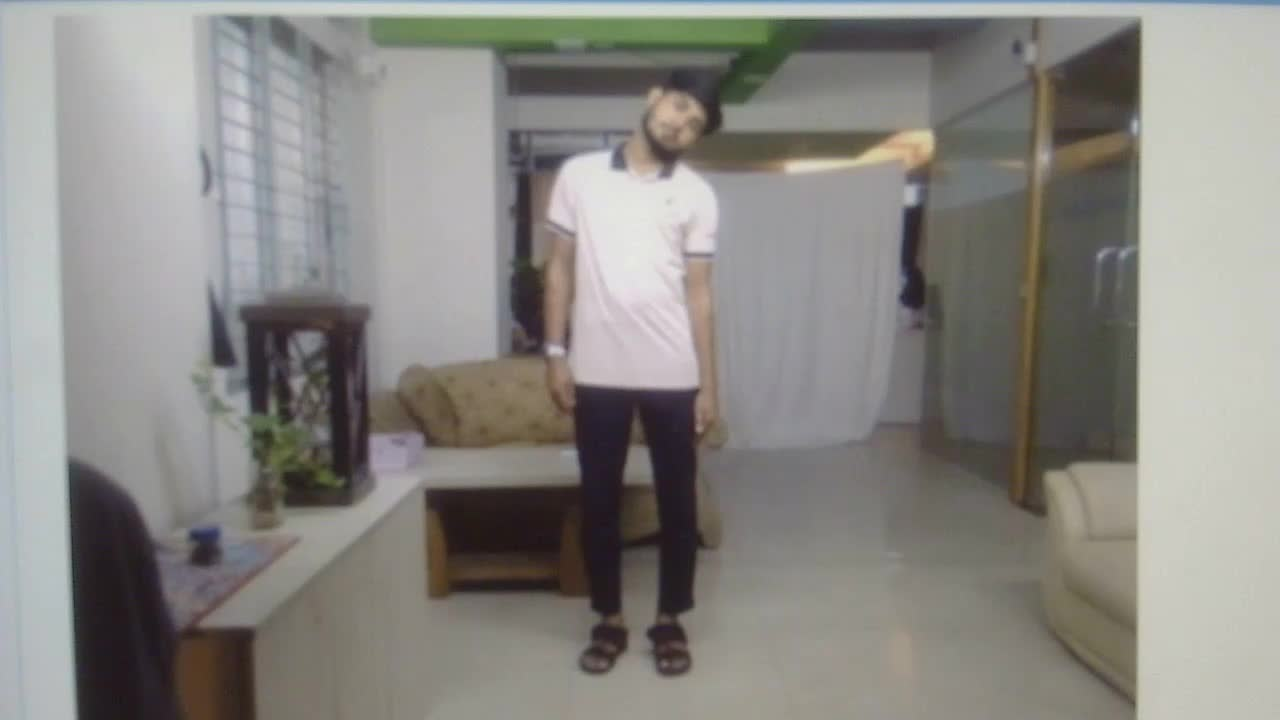
#> input picture sample_images/tilt_head_left.jpg, 1280 x 720 px, found by its file name
$ jupyter execute using_fft.ipynb   (older library calls are emulated)
#> lines starting #> are read from the running program, lines starting #| are printed output that depends on the picture; after the words box and inside, x2 and y2 are one past the last pixel; in counts of white or black regions, pixels touching at a corner belong together; long printed decimals are rounded
[cell 1]
import cv2
import numpy as np
import matplotlib.pyplot as plt
# Load the image
image = cv2.imread(r"F:\Blurryness detection\sample_images\tilt_head_left.jpg", cv2.IMREAD_GRAYSCALE)
#> image: shape (720, 1280); min 23, max 232, mean 135.8

# Perform FFT on the image
fft_image = np.fft.fft2(image)
fft_shifted = np.fft.fftshift(fft_image)
magnitude_spectrum = 20 * np.log(np.abs(fft_shifted))
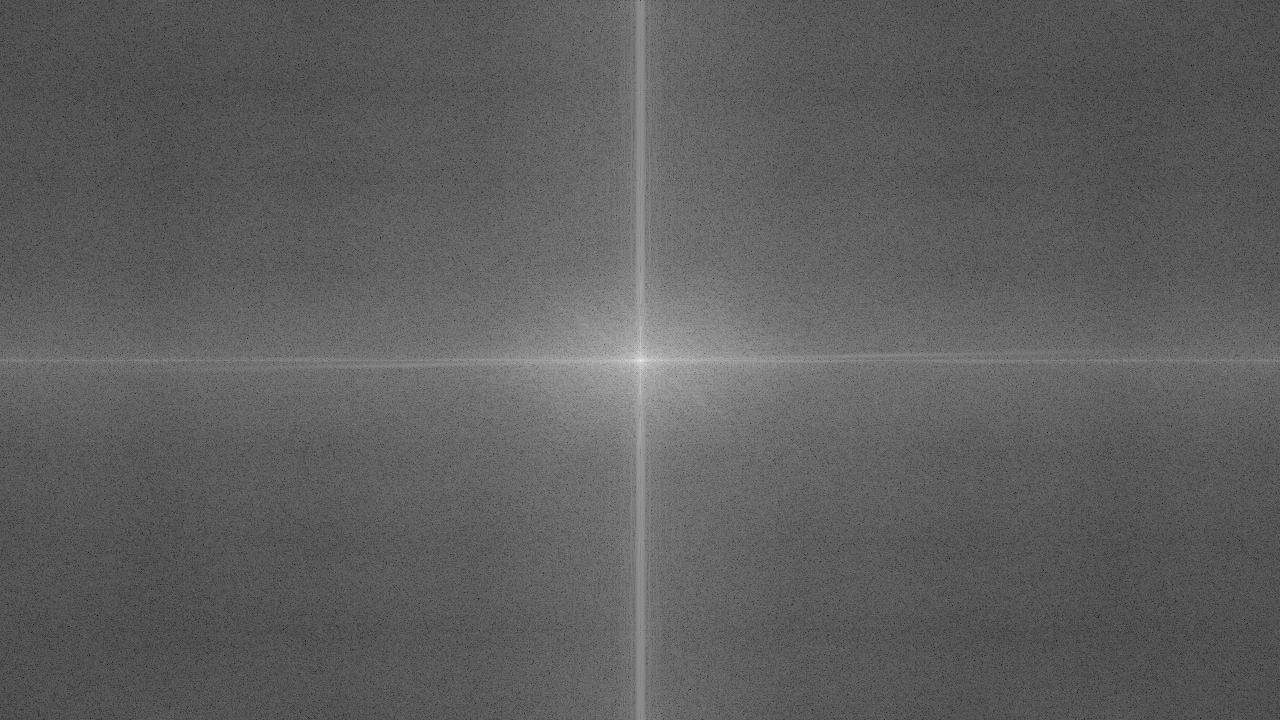
#> magnitude_spectrum: shape (720, 1280) float64; min -27.42, max 372.9, mean 122.2; drawn with min black and max white

# Calculate the blur metric from FFT
blur_metric = np.mean(magnitude_spectrum)
#> blur_metric = 122.2

# Plot original image and magnitude spectrum
plt.figure(figsize=(15, 10))

plt.subplot(1, 2, 1)
plt.imshow(image)
plt.title("Blur Image")
plt.axis("off")

plt.subplot(1, 2, 2)
plt.imshow(magnitude_spectrum)
plt.title("Magnitude Spectrum (FFT)")
plt.axis("off")

plt.show()
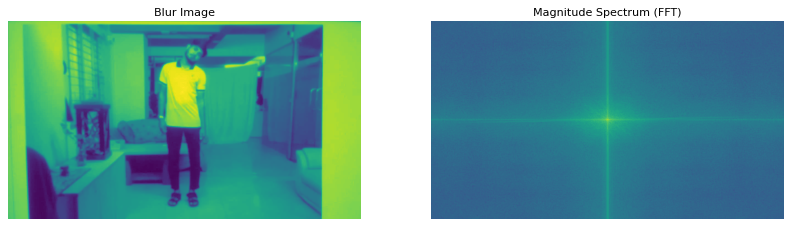
#> figure drawn by matplotlib, 2 panels

print("Blur Metric (Average Magnitude Spectrum):", blur_metric)
#| Blur Metric (Average Magnitude Spectrum): 122.216

[cell 2]
import cv2
import matplotlib.pyplot as plt

def variance_of_laplacian(image):
    """
    Compute the Laplacian of the image and return the focus measure.
    """
    return cv2.Laplacian(image, cv2.CV_64F).var()

def add_text_with_black_background(image, fm, position, font_scale=0.5, thickness=1.5):
    """
    Function to add the focus measure on the image.
    """
    text = 'Variance of Laplacian:'
    full_text = text + ' ' + str(round(fm, 2))
    (text_width, text_height), _ = cv2.getTextSize(full_text, cv2.FONT_HERSHEY_SIMPLEX, font_scale, thickness)

    # Create a rectangle for text background
    cv2.rectangle(image, (position[0], position[1] - text_height - 10),
                  (position[0] + text_width + 5, position[1] + 10), (0, 0, 0), cv2.FILLED)

    # Add text to the image
    cv2.putText(image, full_text, (position[0], position[1]),
                cv2.FONT_HERSHEY_SIMPLEX, font_scale, (255, 255, 255), thickness)

# Path to the image
imagePath = r'F:\Blurryness detection\sample_images\tilt_head_left.jpg'  # Replace with your image path

# Read the image
image = cv2.imread(imagePath)
#> image is the input picture: shape (720, 1280, 3); mean B, G, R 131.3, 135.8, 137.7

# Check if the image was loaded successfully
if image is None:
    print(f"Error: Could not read the image from {imagePath}")
else:
    # Convert to grayscale
    gray = cv2.cvtColor(image, cv2.COLOR_BGR2GRAY)

    # Compute the focus measure
    fm = variance_of_laplacian(gray)
#> fm = 7.48

    # Position for the text
    position = (10, 30)

    # Create a copy of the original image for annotation
    annotated_image = image.copy()
    add_text_with_black_background(annotated_image, fm, position, font_scale=2, thickness=1)
#> in add_text_with_black_background, `full_text = text + ' ' + str(round(fm, 2))`: full_text = 'Variance of Laplacian: 7.48'
#> in add_text_with_black_background, `(text_width, text_height), _ = cv2.getTextSize(full_text, cv2.FONT_HER..`: text_width = 875; text_height = 43
#> in add_text_with_black_background, `cv2.putText(image, full_text, (position[0], position[1]), cv2.FONT_HER..`: image: shape (720, 1280, 3); mean B, G, R 125.8, 129.7, 132.1

    # Convert images from BGR to RGB for correct color display
    image_rgb = cv2.cvtColor(image, cv2.COLOR_BGR2RGB)
    annotated_image_rgb = cv2.cvtColor(annotated_image, cv2.COLOR_BGR2RGB)

    # Set up the subplot to show both images
    plt.figure(figsize=(12, 6))

    # Original Image
    plt.subplot(1, 2, 1)
    plt.imshow(image_rgb)  # Display the original image
    plt.title('Original Image')
    plt.axis('off')  # Hide axes

    # Image with Focus Measure
    plt.subplot(1, 2, 2)
    plt.imshow(annotated_image_rgb)  # Display the annotated image
    plt.title('Image with Variance of Laplacian')
    plt.axis('off')  # Hide axes

    # Show the plots
    plt.tight_layout()
    plt.show()

[cell 3]
import cv2
import numpy as np
from scipy.fft import fft2, ifft2
from skimage.measure import EllipseModel

def detect_blur(image):
    # Split the image into R, G, B channels
    b, g, r = cv2.split(image)

    # Compute phase difference between R and B channels
    fr = fft2(r)
    fb = fft2(b)
    phase_diff = np.angle(fr) - np.angle(fb)

    # Compute psi as defined in the paper
    psi = np.maximum(1 - np.abs(phase_diff) / (np.pi/4), 0)

    # Threshold psi
    threshold = 0.5
    psi_thresh = (psi > threshold).astype(np.uint8)

    # Find contours and fit ellipse
    contours, _ = cv2.findContours(psi_thresh, cv2.RETR_EXTERNAL, cv2.CHAIN_APPROX_SIMPLE)
    if contours:
        largest_contour = max(contours, key=cv2.contourArea)
        ellipse = cv2.fitEllipse(largest_contour)

        # Calculate blur ratio (minor axis / major axis)
        (_, _), (minor_axis, major_axis), angle = ellipse
        blur_ratio = minor_axis / major_axis

        return blur_ratio, angle

    return None, None

def estimate_psf(angle, length):
    PSF = np.zeros((length, length))
    center = length // 2
    for i in range(length):
        offset = int(round(i * np.tan(np.radians(angle))))
        PSF[center + offset, i] = 1
    PSF /= np.sum(PSF)
    return PSF

def wiener_filter(image, psf, K):
    image_f = fft2(image)
    psf_f = fft2(psf, s=image.shape)
    psf_f_conj = np.conj(psf_f)
    result = ifft2(image_f * psf_f_conj / (np.abs(psf_f)**2 + K))
    return np.real(result)

def correct_blur(image, angle, blur_ratio):
    b, g, r = cv2.split(image)

    # Estimate blur kernel length
    kernel_length = int(min(image.shape) * (1 - blur_ratio))
    kernel_length = max(3, min(kernel_length, 21))  # Limit kernel size

    # Estimate PSF
    psf = estimate_psf(angle, kernel_length)

    # Apply Wiener deconvolution
    K = 0.01  # Regularization parameter, may need adjustment
    r_deconv = wiener_filter(r, psf, K)
    g_deconv = wiener_filter(g, psf, K)
    b_deconv = wiener_filter(b, psf, K)

    # Normalize and clip values
    r_deconv = np.clip(r_deconv, 0, 255).astype(np.uint8)
    g_deconv = np.clip(g_deconv, 0, 255).astype(np.uint8)
    b_deconv = np.clip(b_deconv, 0, 255).astype(np.uint8)

    # Blend with original image to reduce artifacts
    alpha = 0.7  # Adjust this value to control correction strength
    r_final = cv2.addWeighted(r, 1-alpha, r_deconv, alpha, 0)
    g_final = cv2.addWeighted(g, 1-alpha, g_deconv, alpha, 0)
    b_final = cv2.addWeighted(b, 1-alpha, b_deconv, alpha, 0)

    return cv2.merge([b_final, g_final, r_final])

def main():
    # Read the image
    image = cv2.imread(r'F:\Blurryness detection\sample_images\tilt_head_left.jpg')
    # image=cv2.resize(image,(512,512))
    print(image.shape)
    # Detect blur
    blur_ratio, angle = detect_blur(image)

    if blur_ratio is not None:
        print(f"Detected blur ratio: {blur_ratio:.2f}, angle: {angle:.2f}")

        if blur_ratio >= 0.35:
            # Small blur correction
            corrected_image = correct_blur(image, angle,blur_ratio)
        else:
            # Large blur correction (not implemented in this simplified version)
            print("Large blur detected. Advanced correction not implemented in this script.")
            corrected_image = image

        # Display results
        cv2.imshow('Original Image', image)
        cv2.imshow('Corrected Image', corrected_image)
        cv2.waitKey(0)
        cv2.destroyAllWindows()
    else:
        print("No significant blur detected.")

if __name__ == "__main__":
    main()
#| (720, 1280, 3)
#> in detect_blur, `psi_thresh = (psi > threshold).astype(np.uint8)`:
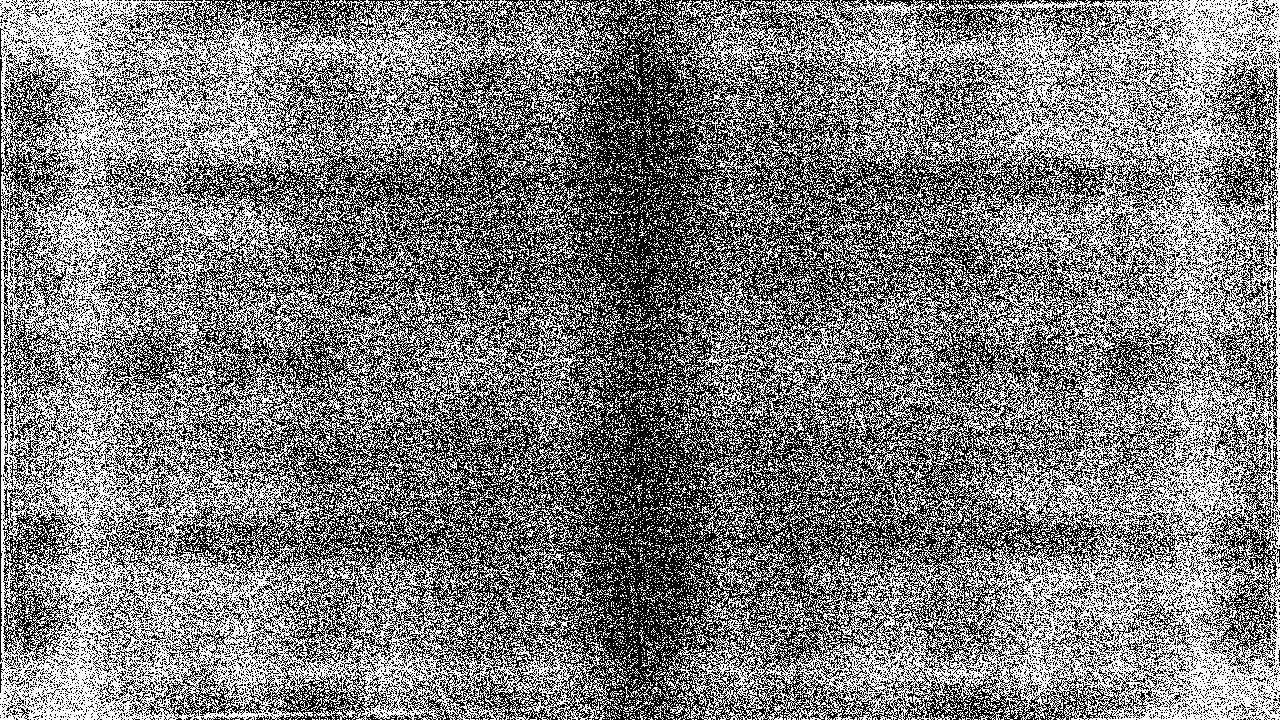
#> psi_thresh: shape (720, 1280); values 0 (black) and 1 (white), 48.6% white in thin lines or dots
#> in detect_blur, `contours, _ = cv2.findContours(psi_thresh, cv2.RETR_EXTERNAL, cv2.CHAI..`: contours = 8779 contours, 8625 with area under 20; largest, box (x1, y1, x2, y2) and area: (0, 0, 627, 720) 325388, (654, 0, 1280, 720) 325238, (706, 540, 762, 596) 954, (519, 125, 575, 181) 954, (699, 478, 759, 540) 426
#> in detect_blur, `largest_contour = max(contours, key=cv2.contourArea)`: largest_contour = contour of 21770 points, box (x1, y1, x2, y2) (0, 0, 627, 720), area 325388
#> in detect_blur, `ellipse = cv2.fitEllipse(largest_contour)`: ellipse = ((383.2, 352.6), (627.2, 661.6), 160.9)
#> in detect_blur, `(_, _), (minor_axis, major_axis), angle = ellipse`: minor_axis = 627.2; major_axis = 661.6; angle = 160.9
#> in detect_blur, `blur_ratio = minor_axis / major_axis`: blur_ratio = 0.948
#> in main, `blur_ratio, angle = detect_blur(image)`: angle = 160.9
#| Detected blur ratio: 0.95, angle: 160.92
#> in correct_blur, `kernel_length = int(min(image.shape) * (1 - blur_ratio))`: kernel_length = 0
#> in correct_blur, `kernel_length = max(3, min(kernel_length, 21))`: kernel_length = 3
#> in estimate_psf, `center = length // 2`: center = 1
#> the loop in estimate_psf, `for i in range(length):` made 3 passes
#> offset on passes 1 to 3: 0, 0, -1
#> after the loop in estimate_psf, `for i in range(length):`: PSF = [[0, 0, 1], [1, 1, 0], [0, 0, 0]]
#> in estimate_psf, `PSF /= np.sum(PSF)`: PSF = [[0, 0, 0.333], [0.333, 0.333, 0], [0, 0, 0]]

[cell 4]
import cv2
import numpy as np
from skimage.restoration import unsupervised_wiener
from scipy.signal import convolve2d
from skimage import color

def detect_blur(image):
    # Split the image into R, G, B channels
    b, g, r = cv2.split(image)

    # Compute phase difference between R and B channels
    fr = np.fft.fft2(r)
    fb = np.fft.fft2(b)
    phase_diff = np.angle(fr) - np.angle(fb)

    # Refined computation for psi
    psi = np.maximum(1 - np.abs(phase_diff) / (np.pi / 6), 0)

    # Threshold psi
    threshold = 0.5
    psi_thresh = (psi > threshold).astype(np.uint8)

    # Find contours and fit ellipse
    contours, _ = cv2.findContours(psi_thresh, cv2.RETR_EXTERNAL, cv2.CHAIN_APPROX_SIMPLE)
    if contours:
        largest_contour = max(contours, key=cv2.contourArea)
        ellipse = cv2.fitEllipse(largest_contour)

        # Calculate blur ratio (minor axis / major axis)
        (_, _), (minor_axis, major_axis), angle = ellipse
        blur_ratio = minor_axis / major_axis

        return blur_ratio, angle

    return None, None

def estimate_initial_psf(length=15):
    psf = np.ones((length, length)) / (length * length)
    return psf

def blind_deconvolution(image, psf):
    deconvolved_image, _ = unsupervised_wiener(image, psf)
    return np.clip(deconvolved_image, 0, 1) * 255

def correct_blur(image):
    # Convert the image to grayscale for deconvolution
    gray_image = color.rgb2gray(image / 255.0)

    # Estimate an initial PSF (small size for robustness)
    psf = estimate_initial_psf(length=15)

    # Perform blind deconvolution using unsupervised Wiener filter
    corrected_image = blind_deconvolution(gray_image, psf)

    # Convert back to a 3-channel image to match the input format
    corrected_image_colored = cv2.cvtColor(corrected_image.astype(np.uint8), cv2.COLOR_GRAY2BGR)
    return corrected_image_colored

def main():
    # Read the image
    image = cv2.imread(r'F:\Blurryness detection\sample_images\tilt_head_left.jpg')

    # Detect blur
    blur_ratio, angle = detect_blur(image)
#> in detect_blur, `psi_thresh = (psi > threshold).astype(np.uint8)`:
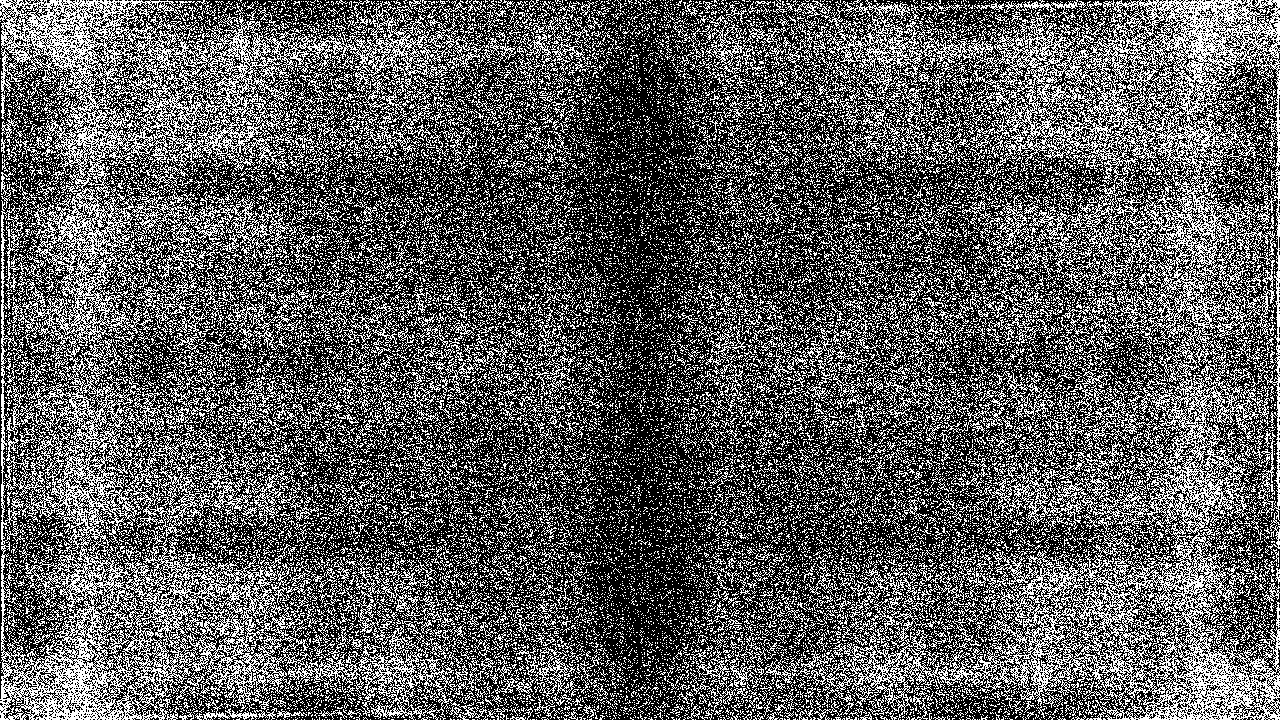
#> psi_thresh: shape (720, 1280); values 0 (black) and 1 (white), 36.1% white in thin lines or dots
#> in detect_blur, `contours, _ = cv2.findContours(psi_thresh, cv2.RETR_EXTERNAL, cv2.CHAI..`: contours = 28039 contours, 27598 with area under 20; largest, box (x1, y1, x2, y2) and area: (0, 0, 487, 720) 122569, (794, 0, 1280, 720) 122522, (985, 418, 1131, 530) 2519, (150, 191, 296, 303) 2519, (494, 643, 575, 706) 868
#> in detect_blur, `largest_contour = max(contours, key=cv2.contourArea)`: largest_contour = contour of 17996 points, box (x1, y1, x2, y2) (0, 0, 487, 720), area 122569
#> in detect_blur, `ellipse = cv2.fitEllipse(largest_contour)`: ellipse = ((295.3, 359.7), (535.3, 676.8), 165.2)
#> in detect_blur, `(_, _), (minor_axis, major_axis), angle = ellipse`: minor_axis = 535.3; major_axis = 676.8; angle = 165.2
#> in detect_blur, `blur_ratio = minor_axis / major_axis`: blur_ratio = 0.791

    if blur_ratio is not None:
        print(f"Detected blur ratio: {blur_ratio:.2f}, angle: {angle:.2f}")

        # Use blind deconvolution for correction
        corrected_image = correct_blur(image)

        # Display results
        cv2.imshow('Original Image', image)
        cv2.imshow('Corrected Image', corrected_image)
        cv2.waitKey(0)
        cv2.destroyAllWindows()
    else:
        print("No significant blur detected.")

if __name__ == "__main__":
    main()
#> in main, `blur_ratio, angle = detect_blur(image)`: angle = 165.2
#| Detected blur ratio: 0.79, angle: 165.20
#> in blind_deconvolution, `return np.clip(deconvolved_image, 0, 1) * 255`:
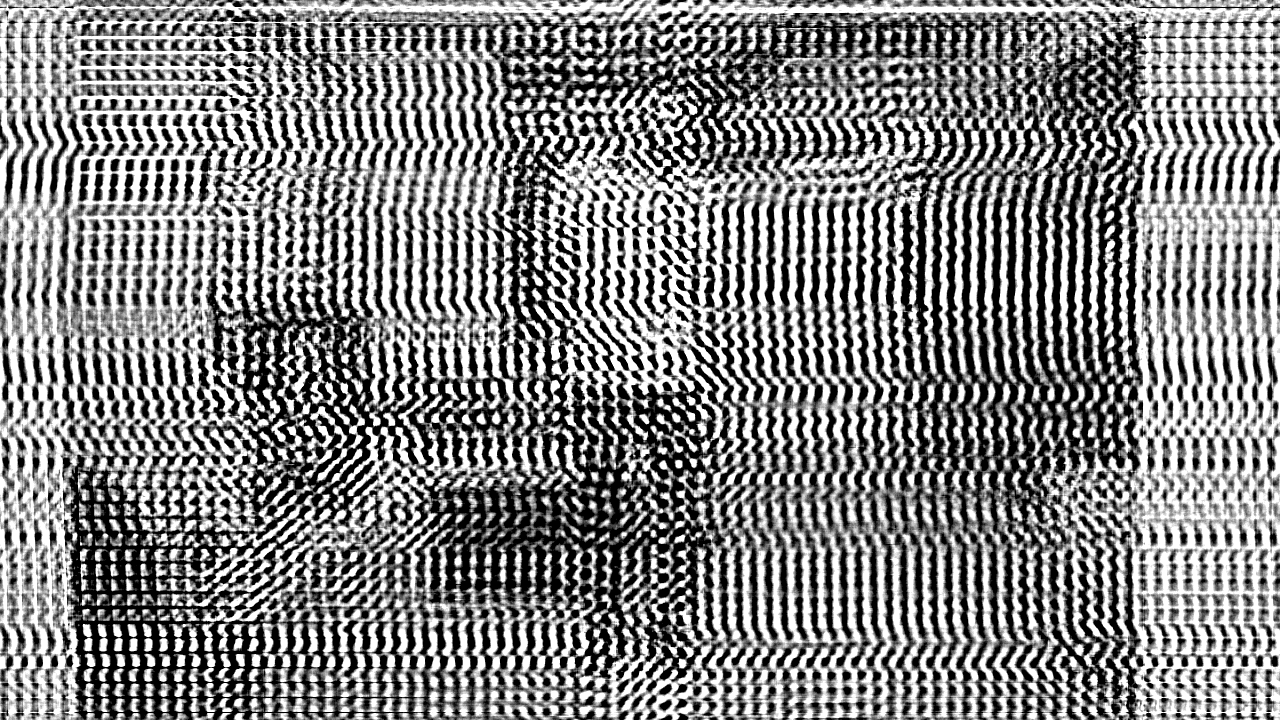
#> returned value: shape (720, 1280) float64; min 0, max 255, mean 132.5

[cell 5]
import cv2
import numpy as np
from skimage.restoration import richardson_lucy

def detect_blur(image):
    gray_image = cv2.cvtColor(image, cv2.COLOR_BGR2GRAY)
    laplacian_var = cv2.Laplacian(gray_image, cv2.CV_64F).var()
    print(f"Laplacian Variance: {laplacian_var}")  # Debug info

    # A lower variance means more blur; adjust this threshold as needed
    threshold = 150.0
    return laplacian_var < threshold

# [23 lines left out: functions estimate_psf, apply_richardson_lucy, correct_blur, not called in this run]

def main():
    # Read the image
    image = cv2.imread('sample_images/sssss.png')

    # Check for blur detection
    is_blur = detect_blur(image)

    if is_blur:
        print("Blur detected. Applying deblurring algorithm.")
        corrected_image = correct_blur(image, psf_length=15, psf_angle=0)

        # Display results
        cv2.imshow('Original Image', image)
        cv2.imshow('Deblurred Image', corrected_image)
        cv2.waitKey(0)
        cv2.destroyAllWindows()
    else:
        print("No significant blur detected.")

if __name__ == "__main__":
    main()
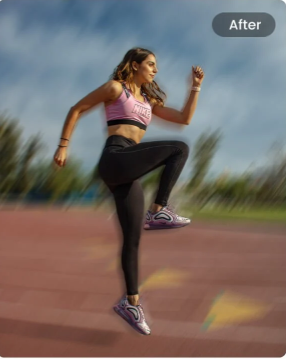
#> input picture sample_images/sssss.png, 286 x 359 px
#> in main, image is the input picture: shape (359, 286, 3); mean B, G, R 102.5, 107.4, 118.3
#> in detect_blur, `gray_image = cv2.cvtColor(image, cv2.COLOR_BGR2GRAY)`:
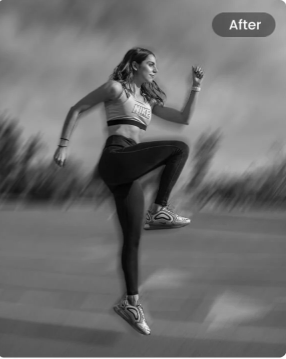
#> gray_image: shape (359, 286); min 2, max 255, mean 110.1
#> in detect_blur, `laplacian_var = cv2.Laplacian(gray_image, cv2.CV_64F).var()`: laplacian_var = 330.5
#| Laplacian Variance: 330.458
#> in main, `is_blur = detect_blur(image)`: is_blur = False
